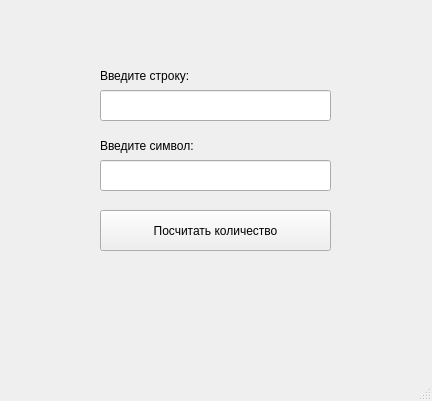
<?xml version="1.0" encoding="UTF-8"?>
<ui version="4.0">
 <class>MainWindow</class>
 <widget class="QMainWindow" name="MainWindow">
  <property name="geometry">
   <rect>
    <x>0</x>
    <y>0</y>
    <width>432</width>
    <height>401</height>
   </rect>
  </property>
  <property name="windowTitle">
   <string>MainWindow</string>
  </property>
  <widget class="QWidget" name="centralwidget">
   <widget class="QLineEdit" name="lineEditStr">
    <property name="geometry">
     <rect>
      <x>100</x>
      <y>90</y>
      <width>231</width>
      <height>31</height>
     </rect>
    </property>
   </widget>
   <widget class="QLabel" name="labelStr">
    <property name="geometry">
     <rect>
      <x>100</x>
      <y>60</y>
      <width>231</width>
      <height>31</height>
     </rect>
    </property>
    <property name="text">
     <string>Введите строку:</string>
    </property>
   </widget>
   <widget class="QLabel" name="labelChar">
    <property name="geometry">
     <rect>
      <x>100</x>
      <y>130</y>
      <width>231</width>
      <height>31</height>
     </rect>
    </property>
    <property name="text">
     <string>Введите символ:</string>
    </property>
   </widget>
   <widget class="QLineEdit" name="lineEditChar">
    <property name="geometry">
     <rect>
      <x>100</x>
      <y>160</y>
      <width>231</width>
      <height>31</height>
     </rect>
    </property>
    <property name="maxLength">
     <number>1</number>
    </property>
   </widget>
   <widget class="QPushButton" name="pushButtonResult">
    <property name="geometry">
     <rect>
      <x>100</x>
      <y>210</y>
      <width>231</width>
      <height>41</height>
     </rect>
    </property>
    <property name="text">
     <string>Посчитать количество</string>
    </property>
   </widget>
   <widget class="QLabel" name="labelResult">
    <property name="geometry">
     <rect>
      <x>100</x>
      <y>260</y>
      <width>231</width>
      <height>31</height>
     </rect>
    </property>
    <property name="font">
     <font>
      <pointsize>12</pointsize>
     </font>
    </property>
    <property name="text">
     <string/>
    </property>
    <property name="alignment">
     <set>Qt::AlignCenter</set>
    </property>
   </widget>
  </widget>
  <widget class="QMenuBar" name="menubar">
   <property name="geometry">
    <rect>
     <x>0</x>
     <y>0</y>
     <width>432</width>
     <height>21</height>
    </rect>
   </property>
  </widget>
  <widget class="QStatusBar" name="statusbar"/>
 </widget>
 <resources/>
 <connections/>
</ui>
